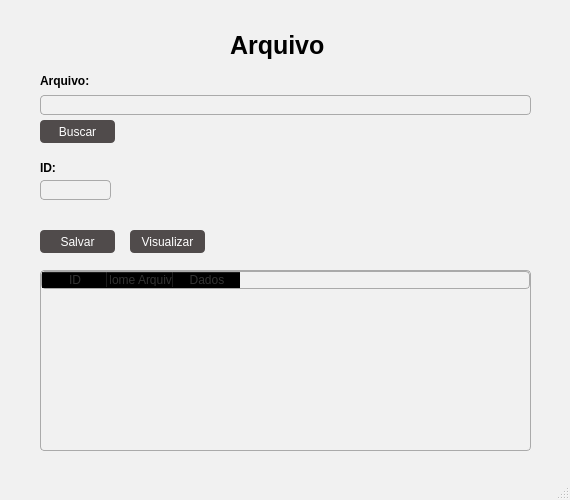
<?xml version="1.0" encoding="UTF-8"?>
<ui version="4.0">
 <class>TelaArquivo</class>
 <widget class="QMainWindow" name="TelaArquivo">
  <property name="enabled">
   <bool>true</bool>
  </property>
  <property name="geometry">
   <rect>
    <x>0</x>
    <y>0</y>
    <width>570</width>
    <height>500</height>
   </rect>
  </property>
  <property name="minimumSize">
   <size>
    <width>570</width>
    <height>500</height>
   </size>
  </property>
  <property name="maximumSize">
   <size>
    <width>570</width>
    <height>500</height>
   </size>
  </property>
  <property name="font">
   <font>
    <weight>50</weight>
    <bold>false</bold>
   </font>
  </property>
  <property name="windowTitle">
   <string>MainWindow</string>
  </property>
  <property name="styleSheet">
   <string notr="true">QMainWindow {
    background-color:#F1F1F1
;  /* cor de fundo da janela */
}</string>
  </property>
  <property name="iconSize">
   <size>
    <width>24</width>
    <height>24</height>
   </size>
  </property>
  <widget class="QWidget" name="centralwidget">
   <widget class="QLabel" name="Label_titulo">
    <property name="geometry">
     <rect>
      <x>230</x>
      <y>30</y>
      <width>101</width>
      <height>31</height>
     </rect>
    </property>
    <property name="font">
     <font>
      <family>MS Sans Serif</family>
      <pointsize>19</pointsize>
      <weight>75</weight>
      <bold>true</bold>
     </font>
    </property>
    <property name="text">
     <string>Arquivo</string>
    </property>
   </widget>
   <widget class="QLineEdit" name="lineEdit_arquivo">
    <property name="geometry">
     <rect>
      <x>40</x>
      <y>95</y>
      <width>491</width>
      <height>20</height>
     </rect>
    </property>
    <property name="styleSheet">
     <string notr="true">color: #333;
background: transparent; 
border-radius: 4px; 
border: 1px solid #AAAAAA;  
padding-left: 4px;      </string>
    </property>
    <property name="text">
     <string/>
    </property>
    <property name="cursorPosition">
     <number>0</number>
    </property>
   </widget>
   <widget class="QPushButton" name="pushButton_cadastrar">
    <property name="geometry">
     <rect>
      <x>40</x>
      <y>230</y>
      <width>75</width>
      <height>23</height>
     </rect>
    </property>
    <property name="styleSheet">
     <string notr="true">QPushButton {
background: #504B4B;          /* fundo transparente */
color: #FFFFFF;                   /* cor do texto */       
border-radius: 4px;              /* arredondamento */
padding: 5px; 
}
QPushButton:hover {
    background-color: #5599ff;    /* cor quando o mouse passa por cima */
}

QPushButton:pressed {
    background-color: #2e5ea2;    /* cor quando o botão é clicado */
    padding-top: 8px;             /* leve deslocamento pra baixo */
    padding-bottom: 4px;
}</string>
    </property>
    <property name="text">
     <string>Salvar</string>
    </property>
    <property name="flat">
     <bool>false</bool>
    </property>
   </widget>
   <widget class="QPushButton" name="pushButtor_visu">
    <property name="geometry">
     <rect>
      <x>130</x>
      <y>230</y>
      <width>75</width>
      <height>23</height>
     </rect>
    </property>
    <property name="styleSheet">
     <string notr="true">QPushButton {
background: #504B4B;          /* fundo transparente */
color: #FFFFFF;                   /* cor do texto */       
border-radius: 4px;              /* arredondamento */
padding: 5px; 
}
QPushButton:hover {
    background-color: #5599ff;    /* cor quando o mouse passa por cima */
}

QPushButton:pressed {
    background-color: #2e5ea2;    /* cor quando o botão é clicado */
    padding-top: 8px;             /* leve deslocamento pra baixo */
    padding-bottom: 4px;
}</string>
    </property>
    <property name="text">
     <string>Visualizar</string>
    </property>
    <property name="flat">
     <bool>false</bool>
    </property>
   </widget>
   <widget class="QLabel" name="label_arquivo">
    <property name="geometry">
     <rect>
      <x>40</x>
      <y>70</y>
      <width>61</width>
      <height>21</height>
     </rect>
    </property>
    <property name="font">
     <font>
      <weight>75</weight>
      <bold>true</bold>
     </font>
    </property>
    <property name="text">
     <string>Arquivo:</string>
    </property>
   </widget>
   <widget class="QLineEdit" name="lineEdit_id">
    <property name="enabled">
     <bool>false</bool>
    </property>
    <property name="geometry">
     <rect>
      <x>40</x>
      <y>180</y>
      <width>71</width>
      <height>20</height>
     </rect>
    </property>
    <property name="styleSheet">
     <string notr="true">color:#333;
background: transparent; 
border-radius: 4px; 
border: 1px solid #AAAAAA;  
padding-left: 4px;      </string>
    </property>
    <property name="text">
     <string/>
    </property>
   </widget>
   <widget class="QLabel" name="label_id">
    <property name="geometry">
     <rect>
      <x>40</x>
      <y>160</y>
      <width>21</width>
      <height>16</height>
     </rect>
    </property>
    <property name="font">
     <font>
      <weight>75</weight>
      <bold>true</bold>
     </font>
    </property>
    <property name="text">
     <string>ID:</string>
    </property>
   </widget>
   <widget class="QTableWidget" name="tableWidget">
    <property name="geometry">
     <rect>
      <x>40</x>
      <y>270</y>
      <width>491</width>
      <height>181</height>
     </rect>
    </property>
    <property name="styleSheet">
     <string notr="true">
color:#333;
background: transparent; 
border-radius: 4px; 
border: 1px solid #AAAAAA;  
ColumnWidth:1</string>
    </property>
    <property name="sortingEnabled">
     <bool>false</bool>
    </property>
    <property name="cornerButtonEnabled">
     <bool>true</bool>
    </property>
    <attribute name="horizontalHeaderDefaultSectionSize">
     <number>66</number>
    </attribute>
    <column>
     <property name="text">
      <string>ID</string>
     </property>
    </column>
    <column>
     <property name="text">
      <string>Nome Arquivo</string>
     </property>
    </column>
    <column>
     <property name="text">
      <string>Dados</string>
     </property>
    </column>
   </widget>
   <widget class="QPushButton" name="pushButtor_visu_2">
    <property name="geometry">
     <rect>
      <x>40</x>
      <y>120</y>
      <width>75</width>
      <height>23</height>
     </rect>
    </property>
    <property name="styleSheet">
     <string notr="true">QPushButton {
background: #504B4B;          /* fundo transparente */
color: #FFFFFF;                   /* cor do texto */       
border-radius: 4px;              /* arredondamento */
padding: 5px; 
}
QPushButton:hover {
    background-color: #5599ff;    /* cor quando o mouse passa por cima */
}

QPushButton:pressed {
    background-color: #2e5ea2;    /* cor quando o botão é clicado */
    padding-top: 8px;             /* leve deslocamento pra baixo */
    padding-bottom: 4px;
}</string>
    </property>
    <property name="text">
     <string>Buscar</string>
    </property>
    <property name="flat">
     <bool>false</bool>
    </property>
   </widget>
  </widget>
  <widget class="QStatusBar" name="statusbar"/>
 </widget>
 <resources/>
 <connections/>
</ui>
